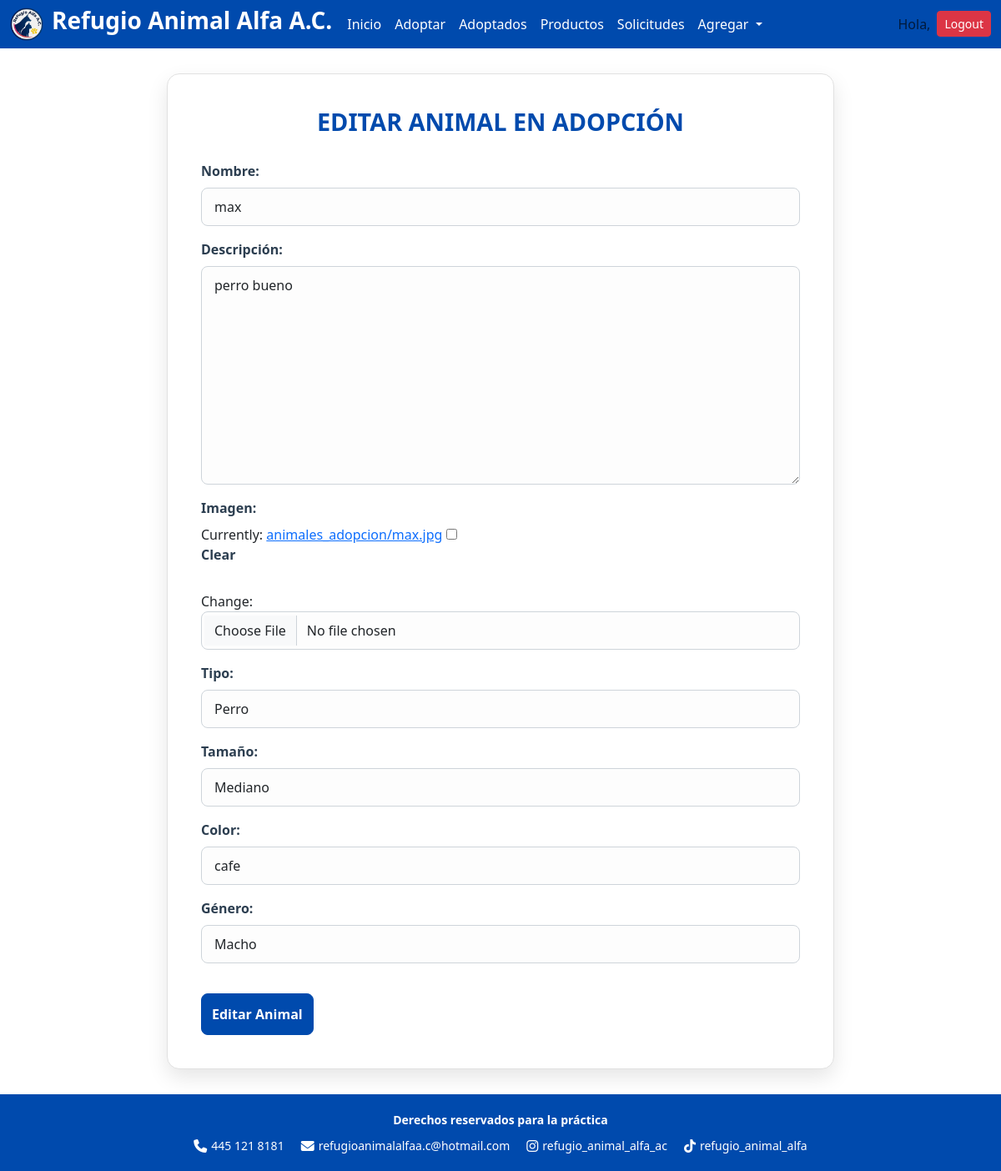
The page /animales/animal/editar/1/ (signed in) on the database its author committed.
### animales/models.py (models this page shows, shortened)
class Animal(models.Model):
    ESTATUS_CHOICES = [
        ('activo', 'Activo'),
        ('inactivo', 'Inactivo'),
        ('adoptado', 'Adoptado'),
    ]
    TIPO_CHOICES = [
        ('Perro', 'Perro'),
        ('Gato', 'Gato'),
    ]
    TAMANO_CHOICES = [
        ('pequeño', 'Pequeño'),
        ('mediano', 'Mediano'),
        ('grande', 'Grande'),
    ]
    GENERO_CHOICES = [
        ('macho', 'Macho'),
        ('hembra', 'Hembra'),
    ]
    nombre = models.CharField(max_length=100)
    tipo = models.CharField(max_length=50, choices=TIPO_CHOICES, null=True, blank=True)
    descripcion = models.TextField()
    imagen = models.ImageField(upload_to='animales_adopcion/', blank=True, null=True)
    estatus = models.CharField(max_length=10, choices=ESTATUS_CHOICES, default='activo')
    tamano = models.CharField(max_length=10, choices=TAMANO_CHOICES, null=True, blank=True)
    color = models.CharField(max_length=50, null=True, blank=True)
    genero = models.CharField(max_length=10, choices=GENERO_CHOICES, null=True, blank=True)

### animales/views.py (the view)
# urls.py: path('animal/editar/<int:pk>/', views.gestionar_animal_view, name='animal_editar'),
@login_required
@user_passes_test(es_admin, login_url='login')
def gestionar_animal_view(request, pk=None):
    animal = None
    if pk:
        animal = get_object_or_404(Animal, pk=pk)
    if request.method == 'POST':
        form = AnimalForm(request.POST, request.FILES, instance=animal)
        if form.is_valid():
            form.save()
            return redirect('adoptar')
    else:
        form = AnimalForm(instance=animal)
    return render(request, 'animales/gestionar_animal.html', {
        'form': form,
        'animal': animal
    })

### animales/forms.py
class AnimalForm(forms.ModelForm):
    class Meta:
        model = Animal
        fields = [
            'nombre',
            'descripcion',
            'imagen',
            'tipo',
            'tamano',
            'color',
            'genero'
        ]
        labels = {
            'nombre': 'Nombre',
            'descripcion': 'Descripción',
            'imagen': 'Imagen',
            'tipo': 'Tipo (Perro/Gato)',
            'tamano': 'Tamaño',
            'color': 'Color',
            'genero': 'Género',
        }
    def __init__(self, *args, **kwargs):
        super().__init__(*args, **kwargs)
        for field in self.fields:
            self.fields[field].widget.attrs.update({'class': 'form-control'})

### animales/views.py (called while the page is built)
def es_admin(user):
    return user.is_staff

### animales/templates/animales/gestionar_animal.html (shortened to what this page needs)
{% load static %}
<!DOCTYPE html>
<html lang="es">
<head>
    <link rel="stylesheet" href="{% static 'css/formularios.css' %}">
    <link href="https://cdn.jsdelivr.net/npm/bootstrap@5.3.3/dist/css/bootstrap.min.css" rel="stylesheet">
    <link rel="stylesheet" href="https://cdnjs.cloudflare.com/ajax/libs/font-awesome/6.5.1/css/all.min.css">
</head>
<body>
    {% include "core/header.html" %}
    <form class="formulario" method="POST" enctype="multipart/form-data">
        <h2>{% if animal %}Editar Animal en Adopción{% else %}Agregar Animal en Adopción{% endif %}</h2>
        <div class="mb-3">
            <label for="{{ form.nombre.id_for_label }}" class="form-label">Nombre:</label>
            {{ form.nombre }}
        </div>
        <div class="mb-3">
            <label for="{{ form.descripcion.id_for_label }}" class="form-label">Descripción:</label>
            {{ form.descripcion }}
        </div>
        <div class="mb-3">
            <label for="{{ form.imagen.id_for_label }}" class="form-label">Imagen:</label>
            {{ form.imagen }}
        </div>
        <div class="mb-3">
            <label for="{{ form.tipo.id_for_label }}" class="form-label">Tipo:</label>
            {{ form.tipo }}
        </div>
        <div class="mb-3">
            <label for="{{ form.tamano.id_for_label }}" class="form-label">Tamaño:</label>
            {{ form.tamano }}
        </div>
        <div class="mb-3">
            <label for="{{ form.color.id_for_label }}" class="form-label">Color:</label>
            {{ form.color }}
        </div>
        <div class="mb-3">
            <label for="{{ form.genero.id_for_label }}" class="form-label">Género:</label>
            {{ form.genero }}
        </div>
        <button type="submit" class="btn btn-primary">
            {% if animal %}Editar Animal{% else %}Guardar Animal{% endif %}
        </button>
    </form>
    {% include "core/footer.html" %}
    </body>
</html>

### static/css/formularios.css (style rules this page uses)
body { font-family: 'Segoe UI', sans-serif; background-color: #f3f4f6; margin: 0; padding: 0; color: #333; }
.formulario { background-color: #ffffff; padding: 40px; border-radius: 15px; box-shadow: 0 10px 25px rgba(0, 0, 0, 0.1); margin: 30px auto; border: 1px solid #e1e1e1; max-width: 800px; }
.formulario h2 { color: #004aad; font-weight: bold; margin-bottom: 30px; text-align: center; text-transform: uppercase; font-size: 1.8rem; }
.formulario label { font-weight: 600; color: #2c3e50; margin-bottom: 8px; display: block; }
.formulario .form-control, .formulario .form-select { border-radius: 8px; padding: 10px 15px; border: 1px solid #ced4da; background-color: #fdfdfd; font-size: 16px; }
.formulario textarea.form-control { resize: vertical; min-height: 100px; }
.formulario .btn-primary { background-color: #004aad; border-color: #004aad; padding: 12px; font-weight: bold; font-size: 16px; border-radius: 8px; transition: all 0.3s ease; margin-top: 20px; }

### rows shown on the page
Animal: nombre "max", descripcion "perro bueno", tipo "Perro", tamano "Mediano", color "cafe", genero "Macho"
